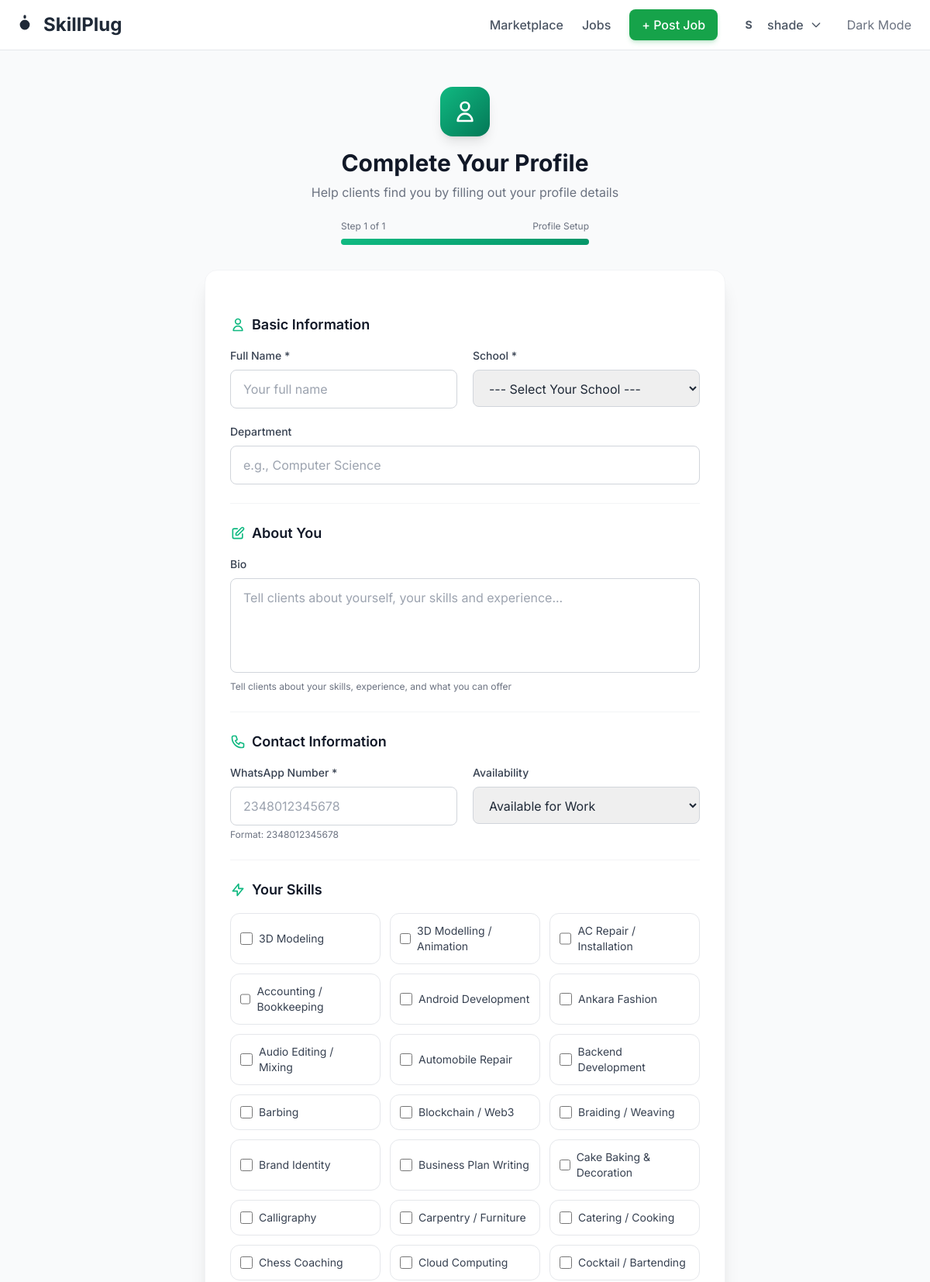
The app's page /accounts/profile/create/ (signed in, upper part) with its own data.
### apps/accounts/models.py (models this page shows, shortened)
class User(AbstractUser):
    ACCOUNT_TYPE_CHOICES = [
        ("student", "Student Freelancer"),
        ("client", "Client"),
        ("both", "Both"),
    ]
    AVAILABILITY_CHOICES = [
        ("available", "Available for Work"),
        ("busy", "Currently Busy"),
        ("not_available", "Not Available"),
    ]
    NIGERIAN_UNIVERSITIES = [
        ("unilag", "University of Lagos (UNILAG)"),
        ("ui", "University of Ibadan (UI)"),
        ("oau", "Obafemi Awolowo University (OAU)"),
        ("uniben", "University of Benin (UNIBEN)"),
        ("abu", "Ahmadu Bello University (ABU)"),
        ("unn", "University of Nigeria, Nsukka (UNN)"),
        ("lautech", "Ladoke Akintola University (LAUTECH)"),
        ("covenant", "Covenant University"),
        ("babcock", "Babcock University"),
        ("futa", "Federal University of Technology, Akure (FUTA)"),
        ("futo", "Federal University of Technology, Owerri (FUTO)"),
        ("lasu", "Lagos State University (LASU)"),
        ("eksu", "Ekiti State University (EKSU)"),
        ("other", "Other Institution"),
    ]
    email = models.EmailField(unique=True)
    full_name = models.CharField(max_length=200, blank=True)
    account_type = models.CharField(
        max_length=10,
        choices=ACCOUNT_TYPE_CHOICES,
        default="student",
    )
    school = models.CharField(
        max_length=50,
        choices=NIGERIAN_UNIVERSITIES,
        blank=True,
    )
    department = models.CharField(max_length=200, blank=True)
    bio = models.TextField(
        max_length=1000,
        blank=True,
        help_text="Tell clients about yourself, your skills and experience",
    )
    whatsapp = models.CharField(
        max_length=20,
        blank=True,
        help_text="WhatsApp number with country code (e.g., 2348012345678)",
    )
    skills = models.ManyToManyField(Skill, blank=True, related_name="users")
    profile_image = models.ImageField(
        upload_to="profiles/",
        blank=True,
        null=True,
        help_text="Upload a professional photo",
    )
    availability_status = models.CharField(
        max_length=15,
        choices=AVAILABILITY_CHOICES,
        default="available",
    )
    verified = models.BooleanField(default=False)
    verification_doc = models.ImageField(
        upload_to="verification/",
        blank=True,
        null=True,
        help_text="Upload student ID card for verification",
    )
    verification_date = models.DateTimeField(blank=True, null=True)
    profile_complete = models.BooleanField(default=False)
    date_joined = models.DateTimeField(auto_now_add=True)
    updated_at = models.DateTimeField(auto_now=True)
    saved_freelancers = models.ManyToManyField(
        "self",
        symmetrical=False,
        blank=True,
        related_name="saved_by",
    )
    dark_mode = models.BooleanField(default=False)
    USERNAME_FIELD = "email"
    REQUIRED_FIELDS = ["username"]
    class Meta:
        ordering = ["-date_joined"]
        verbose_name = "User"
        verbose_name_plural = "Users"

class Skill(models.Model):
    name = models.CharField(max_length=100, unique=True)
    description = models.TextField(blank=True)
    icon = models.CharField(max_length=50, blank=True, help_text="Emoji or icon class")
    is_active = models.BooleanField(default=True)
    created_at = models.DateTimeField(auto_now_add=True)
    class Meta:
        ordering = ["name"]
        verbose_name = "Skill"
        verbose_name_plural = "Skills"

### apps/accounts/views.py (the view, shortened to what this page needs)
# urls.py: path("profile/create/", views.ProfileCreateView.as_view(), name="profile_create"),
class ProfileCreateView(UpdateView):
    model = User
    form_class = ProfileCreateForm
    template_name = "accounts/profile_create.html"
    success_url = reverse_lazy("dashboard")
    def get_object(self, queryset=None):
        return self.request.user
    def dispatch(self, request, *args, **kwargs):
        if not request.user.is_authenticated:
            return redirect("account_login")
        if request.user.profile_complete:
            messages.info(request, "Your profile is already complete.")
            return redirect("dashboard")
        return super().dispatch(request, *args, **kwargs)
    def get_context_data(self, **kwargs):
        context = super().get_context_data(**kwargs)
        context["title"] = "Complete Your Profile"
        context["step"] = 1
        return context

### apps/marketplace/context_processors.py (called while the page is built)
def marketplace_stats(request):
    return {
        "total_freelancers": User.objects.filter(profile_complete=True).count(),
        "total_verified": User.objects.filter(profile_complete=True, verified=True).count(),
        "popular_skills": Skill.objects.filter(is_active=True)[:8],
    }

### templates/accounts/profile_create.html (shortened to what this page needs)
{% extends 'base.html' %}
{% block content %}
<section class="min-h-screen py-12 px-4 bg-gray-50 dark:bg-gray-900">
    <div class="max-w-2xl mx-auto">
        <div class="text-center mb-8">
            <div class="inline-flex items-center justify-center w-16 h-16 bg-gradient-to-br from-primary-500 to-primary-700 rounded-2xl shadow-lg mb-4">
                <svg class="w-8 h-8 text-white" fill="none" stroke="currentColor" viewBox="0 0 24 24">
                    <path stroke-linecap="round" stroke-linejoin="round" stroke-width="2" d="M16 7a4 4 0 11-8 0 4 4 0 018 0zM12 14a7 7 0 00-7 7h14a7 7 0 00-7-7z"/>
                </svg>
            </div>
            <h1 class="text-2xl md:text-3xl font-bold text-gray-900 dark:text-white">Complete Your Profile</h1>
            <p class="mt-2 text-gray-500 dark:text-gray-400">Help clients find you by filling out your profile details</p>
            <div class="mt-6 max-w-xs mx-auto">
                <div class="flex items-center justify-between text-xs text-gray-500 mb-2">
                    <span>Step 1 of 1</span>
                    <span>Profile Setup</span>
                </div>
                <div class="w-full bg-gray-200 dark:bg-gray-700 rounded-full h-2">
                    <div class="bg-gradient-to-r from-primary-500 to-primary-600 h-2 rounded-full" style="width: 100%"></div>
                </div>
            </div>
        </div>
        <div class="bg-white dark:bg-gray-800 rounded-2xl shadow-xl border border-gray-100 dark:border-gray-700 p-6 md:p-8">
            <form method="post" enctype="multipart/form-data" class="space-y-6">
                <div>
                    <h3 class="text-lg font-semibold text-gray-900 dark:text-white mb-4 flex items-center">
                        <svg class="w-5 h-5 mr-2 text-primary-500" fill="none" stroke="currentColor" viewBox="0 0 24 24">
                            <path stroke-linecap="round" stroke-linejoin="round" stroke-width="2" d="M16 7a4 4 0 11-8 0 4 4 0 018 0zM12 14a7 7 0 00-7 7h14a7 7 0 00-7-7z"/>
                        </svg>
                        Basic Information
                    </h3>
                    <div class="grid grid-cols-1 sm:grid-cols-2 gap-5">
                        <div>
                            <label class="block text-sm font-medium text-gray-700 dark:text-gray-300 mb-2">Full Name *</label>
                            {{ form.full_name }}
                        </div>
                        <div>
                            <label class="block text-sm font-medium text-gray-700 dark:text-gray-300 mb-2">School *</label>
                            {{ form.school }}
                        </div>
                    </div>
                    <div class="mt-5">
                        <label class="block text-sm font-medium text-gray-700 dark:text-gray-300 mb-2">Department</label>
                        {{ form.department }}
                    </div>
                </div>
                <div class="pt-6 border-t border-gray-100 dark:border-gray-700">
                    <h3 class="text-lg font-semibold text-gray-900 dark:text-white mb-4 flex items-center">
                        <svg class="w-5 h-5 mr-2 text-primary-500" fill="none" stroke="currentColor" viewBox="0 0 24 24">
                            <path stroke-linecap="round" stroke-linejoin="round" stroke-width="2" d="M11 5H6a2 2 0 00-2 2v11a2 2 0 002 2h11a2 2 0 002-2v-5m-1.414-9.414a2 2 0 112.828 2.828L11.828 15H9v-2.828l8.586-8.586z"/>
                        </svg>
                        About You
                    </h3>
                    <div>
                        <label class="block text-sm font-medium text-gray-700 dark:text-gray-300 mb-2">Bio</label>
                        {{ form.bio }}
                        <p class="mt-1 text-xs text-gray-500">Tell clients about your skills, experience, and what you can offer</p>
                    </div>
                </div>
                <div class="pt-6 border-t border-gray-100 dark:border-gray-700">
                    <h3 class="text-lg font-semibold text-gray-900 dark:text-white mb-4 flex items-center">
                        Contact Information
                    </h3>
                    <div class="grid grid-cols-1 sm:grid-cols-2 gap-5">
                        <div>
                            <label class="block text-sm font-medium text-gray-700 dark:text-gray-300 mb-2">WhatsApp Number *</label>
                            {{ form.whatsapp }}
                            <p class="mt-1 text-xs text-gray-500">Format: 2348012345678</p>
                        </div>
                        <div>
                            <label class="block text-sm font-medium text-gray-700 dark:text-gray-300 mb-2">Availability</label>
                            {{ form.availability_status }}
                        </div>
                    </div>
                </div>
                <div class="pt-6 border-t border-gray-100 dark:border-gray-700">
                    <h3 class="text-lg font-semibold text-gray-900 dark:text-white mb-4 flex items-center">
                        <svg class="w-5 h-5 mr-2 text-primary-500" fill="none" stroke="currentColor" viewBox="0 0 24 24">
                            <path stroke-linecap="round" stroke-linejoin="round" stroke-width="2" d="M13 10V3L4 14h7v7l9-11h-7z"/>
                        </svg>
                        Your Skills
                    </h3>
                    <div class="grid grid-cols-2 sm:grid-cols-3 gap-3">
                        {% for skill in form.skills.field.queryset %}
                            <label class="flex items-center p-3 rounded-xl border border-gray-200 dark:border-gray-700 hover:border-primary-300 dark:hover:border-primary-700 cursor-pointer transition-colors">
                                <input type="checkbox" name="skills" value="{{ skill.id }}" class="w-4 h-4 text-primary-600 border-gray-300 rounded focus:ring-primary-500">
                                <span class="ml-2 text-sm text-gray-700 dark:text-gray-300">{{ skill.name }}</span>
                            </label>
                        {% endfor %}
                    </div>
                </div>
            </form>
        </div>
    </div>
</section>
{% endblock %}

### templates/partials/navbar.html (shortened to what this page needs)
{% load static %}
<nav class="fixed top-0 w-full bg-white/90 dark:bg-slate-900/90 backdrop-blur border-b border-gray-200 dark:border-gray-800 z-50">
    <div class="max-w-7xl mx-auto px-4 h-16 flex items-center justify-between">
        <a href="{% url 'home' %}" class="text-2xl font-bold text-ng-600 dark:text-emerald-400 flex items-center gap-2">
            <svg class="w-8 h-8" fill="currentColor" viewBox="0 0 20 20"><path d="M10 2a1 1 0 011 1v1a1 1 0 11-2 0V3a1 1 0 011-1zm4 8a4 4 0 11-8 0 4 4 0 018 0zm-4-2a.5.5 0 110-1 .5.5 0 010 1z"/></svg>
            SkillPlug
        </a>
        <div class="hidden md:flex items-center gap-6">
            <a href="{% url 'freelancer_list' %}" class="text-gray-600 hover:text-ng-600 font-medium transition">Marketplace</a>
            <a href="{% url 'job_list' %}" class="text-gray-600 hover:text-ng-600 font-medium transition">Jobs</a>
            {% if user.is_authenticated %}
                <a href="{% url 'job_post' %}" class="px-4 py-2 bg-green-600 text-white rounded-lg font-medium hover:bg-green-700 shadow-md shadow-green-600/20 transition transform hover:-translate-y-0.5">+ Post Job</a>
                <div class="relative" id="profile-dropdown-wrap">
                    <button onclick="toggleProfileDropdown()" class="flex items-center gap-2 text-gray-600 hover:text-ng-600 font-medium focus:outline-none">
                        {% if user.profile_image %}
                            <img src="{{ user.profile_image.url }}" class="w-8 h-8 rounded-full object-cover border border-gray-200">
                        {% else %}
                            <div class="w-8 h-8 rounded-full bg-ng-100 flex items-center justify-center text-sm font-bold text-ng-600">{{ user.full_name|slice:":1"|upper|default:user.username|slice:":1"|upper }}</div>
                        {% endif %}
                        <span class="max-w-[100px] truncate">{{ user.full_name|default:user.username }}</span>
                        <svg class="w-4 h-4" fill="none" stroke="currentColor" viewBox="0 0 24 24"><path stroke-linecap="round" stroke-linejoin="round" stroke-width="2" d="M19 9l-7 7-7-7"/></svg>
                    </button>
                </div>
            {% else %}
                <a href="{% url 'account_login' %}" class="text-gray-600 hover:text-ng-600 font-medium">Login</a>
                <a href="{% url 'account_signup' %}" class="px-4 py-2 bg-ng-600 text-green rounded-lg font-medium hover:bg-ng-700 shadow-md shadow-green-600/20 transition">Get Started</a>
            {% endif %}
            <button onclick="toggleDarkMode()" class="p-2 rounded-full hover:bg-gray-100 dark:hover:bg-gray-800 text-gray-500 transition">Dark Mode</button>
        </div>
    </div>
</nav>

### templates/base.html (style rules this page uses)
* { font-family: 'Inter', system-ui, sans-serif; }
input, textarea, select { color-scheme: light; }

### records on screen
User: full_name "S", full_name "shade", school "--- Select Your School ---", availability_status "Available for Work"
Skill: name "3D Modeling"
Skill: name "3D Modelling / Animation"
Skill: name "AC Repair / Installation"
Skill: name "Accounting / Bookkeeping"
Skill: name "Android Development"
Skill: name "Ankara Fashion"
Skill: name "Audio Editing / Mixing"
Skill: name "Automobile Repair"
Skill: name "Backend Development"
Skill: name "Barbing"
Skill: name "Blockchain / Web3"
Skill: name "Braiding / Weaving"
Skill: name "Brand Identity"
Skill: name "Business Plan Writing"
Skill: name "Cake Baking & Decoration"
Skill: name "Calligraphy"
Skill: name "Carpentry / Furniture"
Skill: name "Catering / Cooking"
Skill: name "Chess Coaching"
Skill: name "Cloud Computing"
Skill: name "Cocktail / Bartending"
